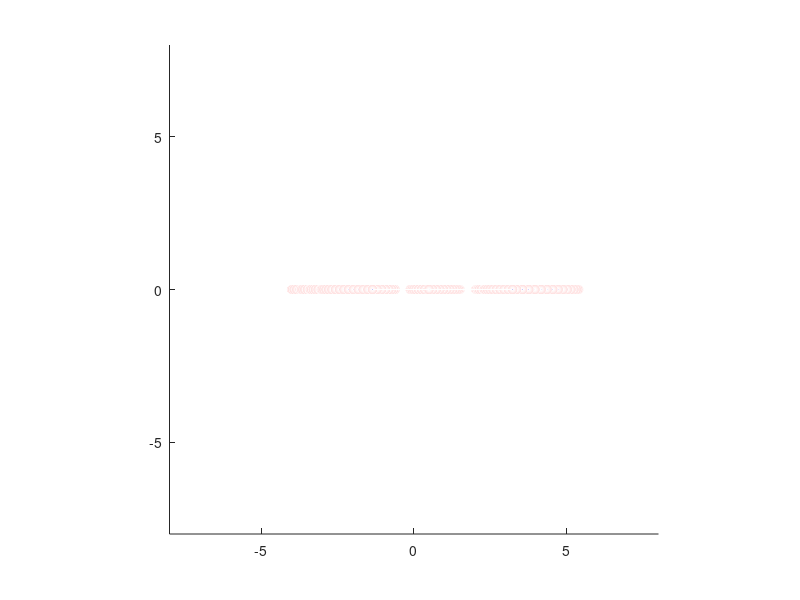

The MATLAB source for this figure:
clear; clc; cla;

A = 0; B = -4; C = 1 ; D = 0 ; F = 1 ; G = 0 ;
m = 150;
k = 3;
wo = sqrt(k/m);
a = 3;
xlim([-8 8])
ylim([-8 8])
axis square

for t=0:0.6:200
    x1 = (B+A*t)/sqrt(3);
    x1 = x1-C/sqrt(2)*cos(wo*t+D)+F*cos(sqrt(3)*wo*t+G);
    x2 = a +(B+A*t)/sqrt(3);
    x2 = x2-F*sqrt(2/3)*cos(sqrt(3)*wo*t+G);
    x3 = 2*a + (B+A*t)/sqrt(3);
    x3 = x3 + C/sqrt(2)*cos(wo*t+D)+F*cos(sqrt(3)*wo*t+G);

    line([x1 x2 x3],[0 0 0],'Color','blue')

    viscircles([x1 0],0.1,'Color','red');
    viscircles([x2 0],0.1,'Color','red');
    viscircles([x3 0],0.1,'Color','red');

    pause(0.001)

    viscircles([x1 0],0.1,'Color','white');
    viscircles([x2 0],0.1,'Color','white');
    viscircles([x3 0],0.1,'Color','white');

    line([x1 x2 x3],[0 0 0],'Color','white')

end
